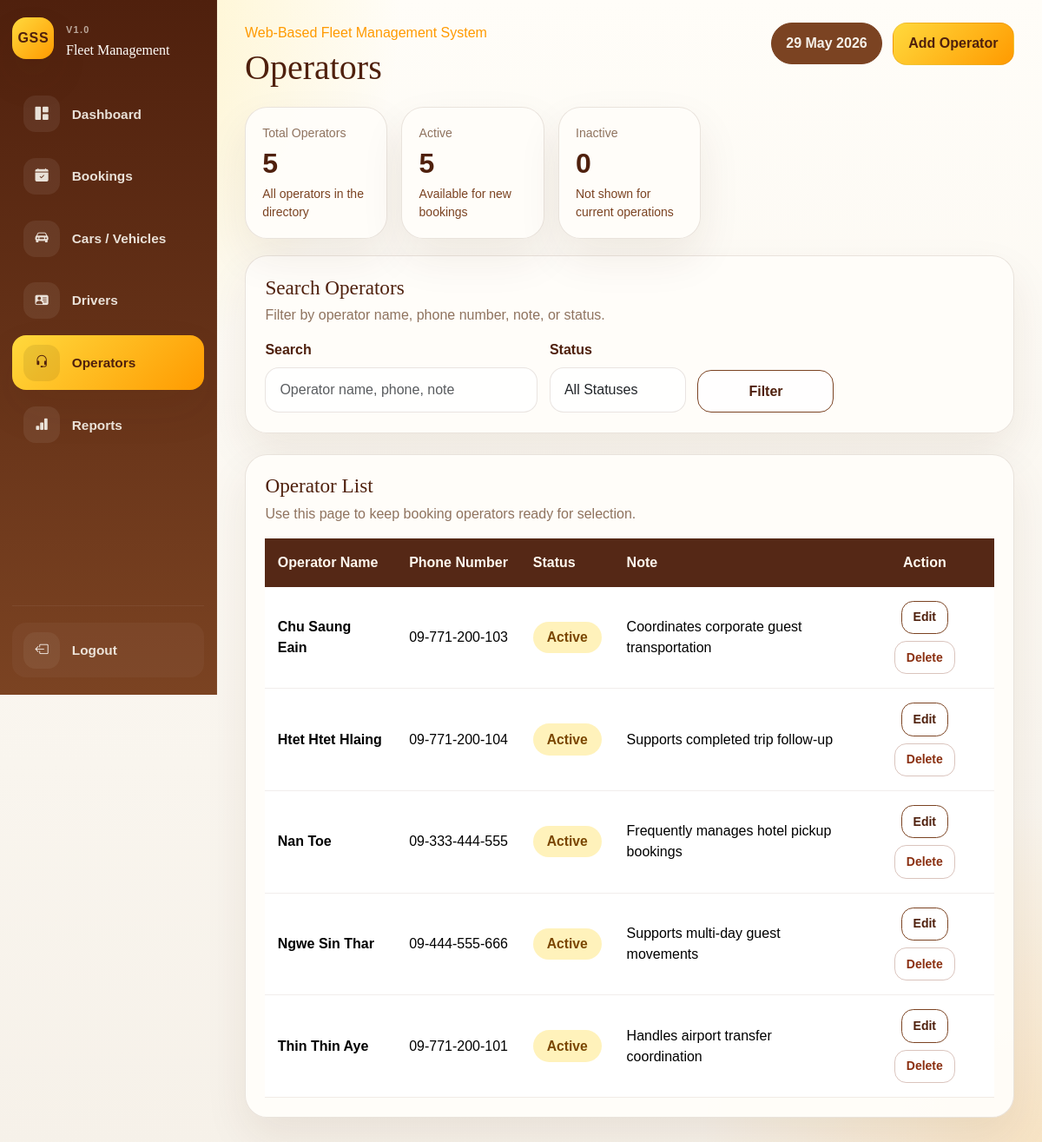
Page /operators.php (signed in) on the committed database.
### tables this page shows
CREATE TABLE operators (

    id INT UNSIGNED AUTO_INCREMENT PRIMARY KEY,

    full_name VARCHAR(150) NOT NULL UNIQUE,

    phone_number VARCHAR(30) NULL,

    operator_status ENUM(
        'Active',
        'Inactive'
    ) NOT NULL DEFAULT 'Active',

    note TEXT NULL,

    created_at TIMESTAMP DEFAULT CURRENT_TIMESTAMP,

    updated_at TIMESTAMP DEFAULT CURRENT_TIMESTAMP
    ON UPDATE CURRENT_TIMESTAMP

);

### includes/helpers.php (called while the page is built, shortened)
<?php
function e(?string $value): string
{
    return htmlspecialchars((string) $value, ENT_QUOTES, 'UTF-8');
}
function operator_status_class(string $status): string
{
    return match (strtolower($status)) {
        'active' => 'resource-available',
        default => 'resource-inactive',
    };
}

### operators.php (the view, shortened to what this page needs)
<?php
require_once __DIR__ . '/includes/bootstrap.php';
$pageActions = '<a class="btn btn-accent" href="operator-create.php">Add Operator</a>';
$filters = [
    'search' => trim((string) ($_GET['search'] ?? '')),
    'status' => trim((string) ($_GET['status'] ?? '')),
];
$operators = [];
$stats = [
    'total' => 0,
    'active' => 0,
    'inactive' => 0,
];
if ($db instanceof mysqli) {
    $sql = 'SELECT id, full_name, phone_number, operator_status, note FROM operators';
    $sql .= ' ORDER BY full_name ASC';
    $statement = $db->prepare($sql);
    if ($statement instanceof mysqli_stmt) {
        $statement->execute();
        $result = $statement->get_result();
        while ($row = $result->fetch_assoc()) {
            $operators[] = $row;
        }
    }
    $statsResult = $db->query(
        "SELECT
            COUNT(*) AS total,
            SUM(operator_status = 'Active') AS active,
            SUM(operator_status = 'Inactive') AS inactive
         FROM operators"
    );
    if ($statsResult instanceof mysqli_result) {
        $stats = array_merge($stats, $statsResult->fetch_assoc() ?: []);
    }
}
require __DIR__ . '/includes/header.php';
?>
<section class="overview-grid">
    <div class="card-shell overview-card">
        <span>Total Operators</span>
        <strong><?= e((string) ($stats['total'] ?? 0)) ?></strong>
        <small>All operators in the directory</small>
    </div>
    <div class="card-shell overview-card">
        <span>Active</span>
        <strong><?= e((string) ($stats['active'] ?? 0)) ?></strong>
        <small>Available for new bookings</small>
    </div>
    <div class="card-shell overview-card">
        <span>Inactive</span>
        <strong><?= e((string) ($stats['inactive'] ?? 0)) ?></strong>
        <small>Not shown for current operations</small>
    </div>
</section>
<section class="card-shell section-card mb-4">
    <div class="section-title">
        <div>
            <h2>Search Operators</h2>
            <p>Filter by operator name, phone number, note, or status.</p>
        </div>
    </div>
    <form method="get" class="filter-grid">
        <div>
            <label for="search" class="form-label">Search</label>
            <input type="text" class="form-control" id="search" name="search" value="<?= e($filters['search']) ?>" placeholder="Operator name, phone, note">
        </div>
        <div>
            <label for="status" class="form-label">Status</label>
            <select class="form-select" id="status" name="status">
                <option value="">All Statuses</option>
            </select>
        </div>
        <div class="d-grid align-self-end">
            <button type="submit" class="btn btn-shell">Filter</button>
        </div>
    </form>
</section>
<section class="card-shell section-card">
    <div class="section-title">
        <div>
            <h2>Operator List</h2>
            <p>Use this page to keep booking operators ready for selection.</p>
        </div>
    </div>
    <div class="table-responsive">
        <table class="table data-table">
            <thead>
                <tr>
                    <th>Operator Name</th>
                    <th>Phone Number</th>
                    <th>Status</th>
                    <th>Note</th>
                    <th class="text-center">Action</th>
                </tr>
            </thead>
            <tbody>
                <?php if ($operators === []): ?>
                    <tr>
                        <td colspan="5" class="text-center py-5 text-muted-soft">No operators found.</td>
                    </tr>
                <?php else: ?>
                    <?php foreach ($operators as $operator): ?>
                        <tr>
                            <td class="fw-semibold"><?= e($operator['full_name']) ?></td>
                            <td><?= e($operator['phone_number'] ?: '-') ?></td>
                            <td><span class="resource-pill <?= e(operator_status_class($operator['operator_status'])) ?>"><?= e($operator['operator_status']) ?></span></td>
                            <td class="note-cell"><?= e($operator['note'] ?: '-') ?></td>
                            <td class="text-center">
                                <div class="d-flex justify-content-center gap-2 flex-wrap">
                                    <a class="btn btn-sm btn-shell" href="operator-edit.php?id=<?= e((string) $operator['id']) ?>">Edit</a>
                                    <form method="post" action="operator-delete.php?id=<?= e((string) $operator['id']) ?>" onsubmit="return confirm('Delete this operator?');">
                                        <button type="submit" class="btn btn-sm btn-outline-danger">Delete</button>
                                    </form>
                                </div>
                            </td>
                        </tr>
                    <?php endforeach; ?>
                <?php endif; ?>
            </tbody>
        </table>
    </div>
</section>
<?php require __DIR__ . '/includes/footer.php'; ?>

### assets/css/style.css (style rules this page uses)
:root { --cream: #f6f1e9; --gold: #ffd93d; --amber: #ff9a00; --cocoa: #4f200d; --cocoa-soft: #7b4322; --paper: #fffaf3; --paper-strong: #fffdf9; --ink: #3d2418; --muted: #8f735f; --line: rgba(79, 32, 13, 0.12); --shadow: 0 22px 50px rgba(79, 32, 13, 0.08); }
*, *::before, *::after { box-sizing: border-box; }
body { margin: 0; min-height: 100vh; background: radial-gradient(circle at top left, rgba(255, 217, 61, 0.36), transparent 26%), radial-gradient(circle at bottom right, rgba(255, 154, 0, 0.16), transparent 22%), linear-gradient(180deg, #fffdf8 0%, var(--cream) 100%); color: var(--ink); font-family: "Trebuchet MS", "Gill Sans", sans-serif; }
h1, h2, h3, h4, h5, h6 { font-family: Georgia, "Palatino Linotype", serif; color: var(--cocoa); }
a { color: inherit; text-decoration: none; }
.card-shell { background: rgba(255, 253, 249, 0.96); border: 1px solid var(--line); border-radius: 1.6rem; box-shadow: var(--shadow); }
.overview-grid { display: grid; grid-template-columns: repeat(5, minmax(0, 1fr)); gap: 1rem; margin-bottom: 1.2rem; }
.overview-card { padding: 1.2rem; }
.overview-card span { display: block; color: var(--muted); font-size: 0.88rem; margin-bottom: 0.5rem; }
.overview-card strong { display: block; font-size: 2rem; color: var(--cocoa); line-height: 1; }
.overview-card small { display: block; margin-top: 0.55rem; color: var(--cocoa-soft); }
.section-card { padding: 1.4rem; }
.section-title { display: flex; justify-content: space-between; align-items: center; flex-wrap: wrap; gap: 0.8rem; margin-bottom: 1rem; }
.section-title h2 { margin: 0; font-size: 1.45rem; }
.section-title p { margin: 0.35rem 0 0; color: var(--muted); }
.filter-grid { display: grid; grid-template-columns: 2fr 1fr 1fr 1fr auto; gap: 0.85rem; }
.data-table { margin: 0; }
.data-table thead th { background: rgba(79, 32, 13, 0.96); color: #fff8ef; font-weight: 700; white-space: nowrap; border-bottom: 0; padding: 1rem 0.9rem; }
.data-table tbody td { padding: 1rem 0.9rem; vertical-align: middle; border-color: rgba(79, 32, 13, 0.08); }
.table-pill, .status-pill, .resource-pill { display: inline-flex; align-items: center; justify-content: center; padding: 0.4rem 1rem; border-radius: 999px; font-size: 0.98rem; font-weight: 700; }
.resource-available { background: rgba(255, 217, 61, 0.35); color: #7b4700; }
.remark-cell, .note-cell { max-width: 280px; color: var(--muted); white-space: normal; }
.btn { border-radius: 1rem; font-weight: 700; padding: 0.72rem 1.1rem; }
.btn-accent { background: linear-gradient(135deg, var(--gold), var(--amber)); border: 1px solid rgba(79, 32, 13, 0.08); color: var(--cocoa); }
.btn-shell { background: rgba(255, 255, 255, 0.8); border: 0.1px groove var(--cocoa-soft); color: var(--cocoa); transition: all 0.2s ease; }
.btn-outline-danger { border-color: rgba(123, 45, 19, 0.28); color: #8a2f10; }
.btn-sm { padding: 0.48rem 0.8rem; border-radius: 0.85rem; }
.form-label { font-weight: 700; color: var(--cocoa); }
.form-control, .form-select, .form-control:focus, .form-select:focus { border-radius: 1rem; }
.form-control, .form-select { border-color: rgba(79, 32, 13, 0.12); background: rgba(255, 255, 255, 0.85); padding: 0.82rem 1rem; }

### assets/css/sidebar.css (style rules this page uses)
html, body { overflow-x: hidden; }

### rows in the picture
operators: full_name "Chu Saung Eain", phone_number "09-771-200-103", operator_status "Active", note "Coordinates corporate guest transportation"
operators: full_name "Htet Htet Hlaing", phone_number "09-771-200-104", operator_status "Active", note "Supports completed trip follow-up"
operators: full_name "Nan Toe", phone_number "09-333-444-555", operator_status "Active", note "Frequently manages hotel pickup bookings"
operators: full_name "Ngwe Sin Thar", phone_number "09-444-555-666", operator_status "Active", note "Supports multi-day guest movements"
operators: full_name "Thin Thin Aye", phone_number "09-771-200-101", operator_status "Active", note "Handles airport transfer coordination"

### other values in the picture
$item['label'] "Dashboard"
$item['label'] "Bookings"
$item['label'] "Cars / Vehicles"
$item['label'] "Drivers"
$item['label'] "Operators"
$item['label'] "Reports"
$pageTitle "Operators"
$stats['total'] "5"
$stats['active'] "5"
$stats['inactive'] "0"
